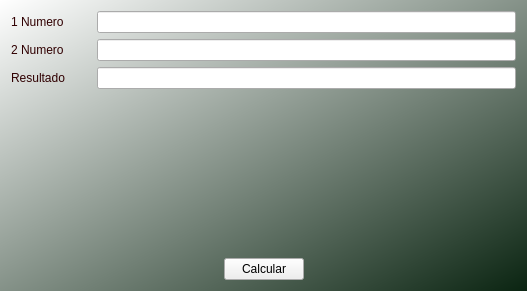
<?xml version="1.0" encoding="UTF-8"?>
<ui version="4.0">
 <class>firmCalculadora</class>
 <widget class="QMainWindow" name="firmCalculadora">
  <property name="geometry">
   <rect>
    <x>0</x>
    <y>0</y>
    <width>527</width>
    <height>291</height>
   </rect>
  </property>
  <property name="windowTitle">
   <string>Calculadora</string>
  </property>
  <property name="styleSheet">
   <string notr="true">QMainWindow
{
	background-color: qlineargradient(spread:pad, x1:1, y1:1, x2:0, y2:0, stop:0 rgba(10, 36, 17, 255), stop:1 rgba(255, 255, 255, 255));
}

QLabel
{
	color: rgb(48, 0, 1);
}</string>
  </property>
  <widget class="QWidget" name="centralWidget">
   <layout class="QVBoxLayout" name="verticalLayout">
    <item>
     <layout class="QHBoxLayout" name="horizontalLayout">
      <item>
       <widget class="QLabel" name="label">
        <property name="minimumSize">
         <size>
          <width>80</width>
          <height>0</height>
         </size>
        </property>
        <property name="text">
         <string>1 Numero</string>
        </property>
       </widget>
      </item>
      <item>
       <widget class="QLineEdit" name="lineEditA"/>
      </item>
     </layout>
    </item>
    <item>
     <layout class="QHBoxLayout" name="horizontalLayout_2">
      <item>
       <widget class="QLabel" name="label_2">
        <property name="minimumSize">
         <size>
          <width>80</width>
          <height>0</height>
         </size>
        </property>
        <property name="text">
         <string>2 Numero</string>
        </property>
       </widget>
      </item>
      <item>
       <widget class="QLineEdit" name="lineEditB"/>
      </item>
     </layout>
    </item>
    <item>
     <layout class="QHBoxLayout" name="horizontalLayout_3">
      <item>
       <widget class="QLabel" name="label_3">
        <property name="minimumSize">
         <size>
          <width>80</width>
          <height>0</height>
         </size>
        </property>
        <property name="text">
         <string>Resultado</string>
        </property>
       </widget>
      </item>
      <item>
       <widget class="QLineEdit" name="lineEditC">
        <property name="readOnly">
         <bool>true</bool>
        </property>
       </widget>
      </item>
     </layout>
    </item>
    <item>
     <spacer name="verticalSpacer">
      <property name="orientation">
       <enum>Qt::Vertical</enum>
      </property>
      <property name="sizeHint" stdset="0">
       <size>
        <width>20</width>
        <height>138</height>
       </size>
      </property>
     </spacer>
    </item>
    <item>
     <layout class="QHBoxLayout" name="horizontalLayout_4">
      <item>
       <spacer name="horizontalSpacer">
        <property name="orientation">
         <enum>Qt::Horizontal</enum>
        </property>
        <property name="sizeHint" stdset="0">
         <size>
          <width>40</width>
          <height>20</height>
         </size>
        </property>
       </spacer>
      </item>
      <item>
       <widget class="QPushButton" name="pushButtoCalcular">
        <property name="tabletTracking">
         <bool>false</bool>
        </property>
        <property name="text">
         <string>Calcular</string>
        </property>
       </widget>
      </item>
      <item>
       <spacer name="horizontalSpacer_2">
        <property name="orientation">
         <enum>Qt::Horizontal</enum>
        </property>
        <property name="sizeHint" stdset="0">
         <size>
          <width>40</width>
          <height>20</height>
         </size>
        </property>
       </spacer>
      </item>
     </layout>
    </item>
   </layout>
  </widget>
 </widget>
 <layoutdefault spacing="6" margin="11"/>
 <resources/>
 <connections>
  <connection>
   <sender>lineEditA</sender>
   <signal>returnPressed()</signal>
   <receiver>pushButtoCalcular</receiver>
   <slot>click()</slot>
   <hints>
    <hint type="sourcelabel">
     <x>194</x>
     <y>23</y>
    </hint>
    <hint type="destinationlabel">
     <x>255</x>
     <y>268</y>
    </hint>
   </hints>
  </connection>
  <connection>
   <sender>lineEditB</sender>
   <signal>returnPressed()</signal>
   <receiver>pushButtoCalcular</receiver>
   <slot>click()</slot>
   <hints>
    <hint type="sourcelabel">
     <x>281</x>
     <y>52</y>
    </hint>
    <hint type="destinationlabel">
     <x>278</x>
     <y>269</y>
    </hint>
   </hints>
  </connection>
 </connections>
</ui>
